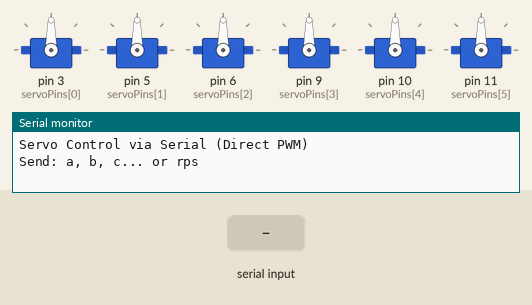
This sketch was run on a simulated Arduino Uno, built with avr-gcc and run on an emulated ATmega328P. On the bench: 6 × servo, the last lines printed to the serial monitor. The inputs (shaded band) are chosen by the test bench. Random numbers use the default seed unless the sketch sets one.

Above: at 1.2 s.
1.3 s: "rps\n" received over Serial
At 1.8 s:
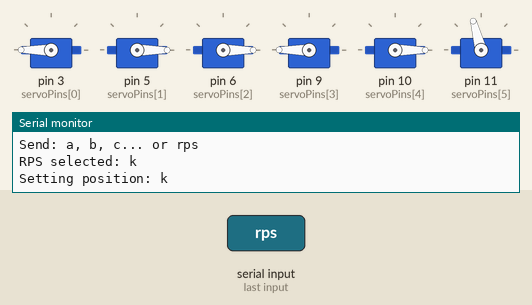
2.8 s: "rps\n" received over Serial
At 4.1 s:
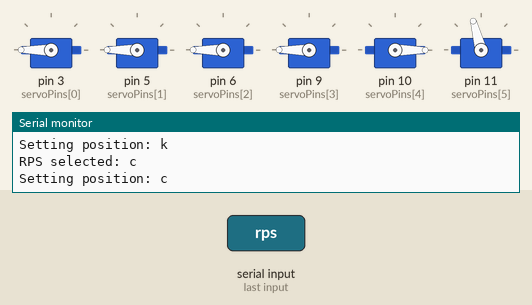
Timing chart, 0 to 5.8 s (numbered marks = the images above; inputs shaded):
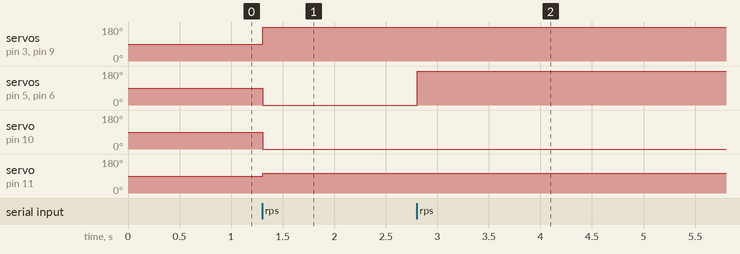

The sketch:

Handcode.ino
```cpp
#include <Servo.h>


Servo servo1, servo2, servo3, servo4, servo5, servo6;


const int servoPins[] = {3, 5, 6, 9, 10, 11};


const int positions[][6] = {
  {0, 360, 360, 360, 500, 0},     // a
  {0, 0, 0, 0, 0, 0},             // b
  {360, 360, 360, 360, 500, 105}, // c
  {360, 360, 0, 360, 500, 100},   // d
  {360, 0, 0, 0, 0, 0},           // e
  {0, 500, 0, 0, 0, 0},           // f
  {0, 0, 500, 0, 0, 0},           // g
  {0, 0, 0, 360, 0, 0},           // h
  {0, 0, 0, 0, 500, 0},           // i
  {0, 0, 500, 360, 0, 0},         // j
  {360, 0, 0, 360, 500, 105},     // k
};


char lastRpsCommand = '\0';

void runCommand(char command) {
  int numCommands = sizeof(positions) / sizeof(positions[0]);

  if (command >= 'a' && command < 'a' + numCommands) {
    int index = command - 'a';
    Serial.print("Setting position: ");
    Serial.println(command);


    servo1.write(positions[index][0]);
    servo2.write(positions[index][1]);
    servo3.write(positions[index][2]);
    servo4.write(positions[index][3]);
    servo5.write(positions[index][4]);
    servo6.write(positions[index][5]);
  } else {
    Serial.println("Invalid command! Use a to j...");
  }
}

void setup() {
  Serial.begin(9600);
  Serial.println("Servo Control via Serial (Direct PWM)");
  Serial.println("Send: a, b, c... or rps");

  // Attach servos to PWM pins
  servo1.attach(servoPins[0]);
  servo2.attach(servoPins[1]);
  servo3.attach(servoPins[2]);
  servo4.attach(servoPins[3]);
  servo5.attach(servoPins[4]);
  servo6.attach(servoPins[5]);

  randomSeed(analogRead(0)); // Seed RNG
}

void loop() {
  if (Serial.available() > 0) {
    String input = Serial.readStringUntil('\n');
    input.trim();

    if (input == "rps") {
      char options[] = {'b', 'c', 'k'};
      char selected;

      // Ensure different selection from last time
      do {
        selected = options[random(0, 3)];
      } while (selected == lastRpsCommand);

      lastRpsCommand = selected;

      Serial.print("RPS selected: ");
      Serial.println(selected);
      runCommand(selected);

    } else if (input.length() == 1) {
      char command = input.charAt(0);
      runCommand(command);
    } else {
      Serial.println("Invalid input! Use a single character (a to k) or 'rps'.");
    }
  }
}
```

Measured:
- after the input at 1.3 s, servo on pin 3 (servoPins[0]), servo on pin 9 (servoPins[3]): 90° → 180° at once; servo on pin 5 (servoPins[1]), servo on pin 6 (servoPins[2]), servo on pin 10 (servoPins[4]): 90° → 0° at once; servo on pin 11 (servoPins[5]): 90° → 105° at once
- after the input at 2.8 s, servo on pin 5 (servoPins[1]), servo on pin 6 (servoPins[2]): 0° → 180° at once
